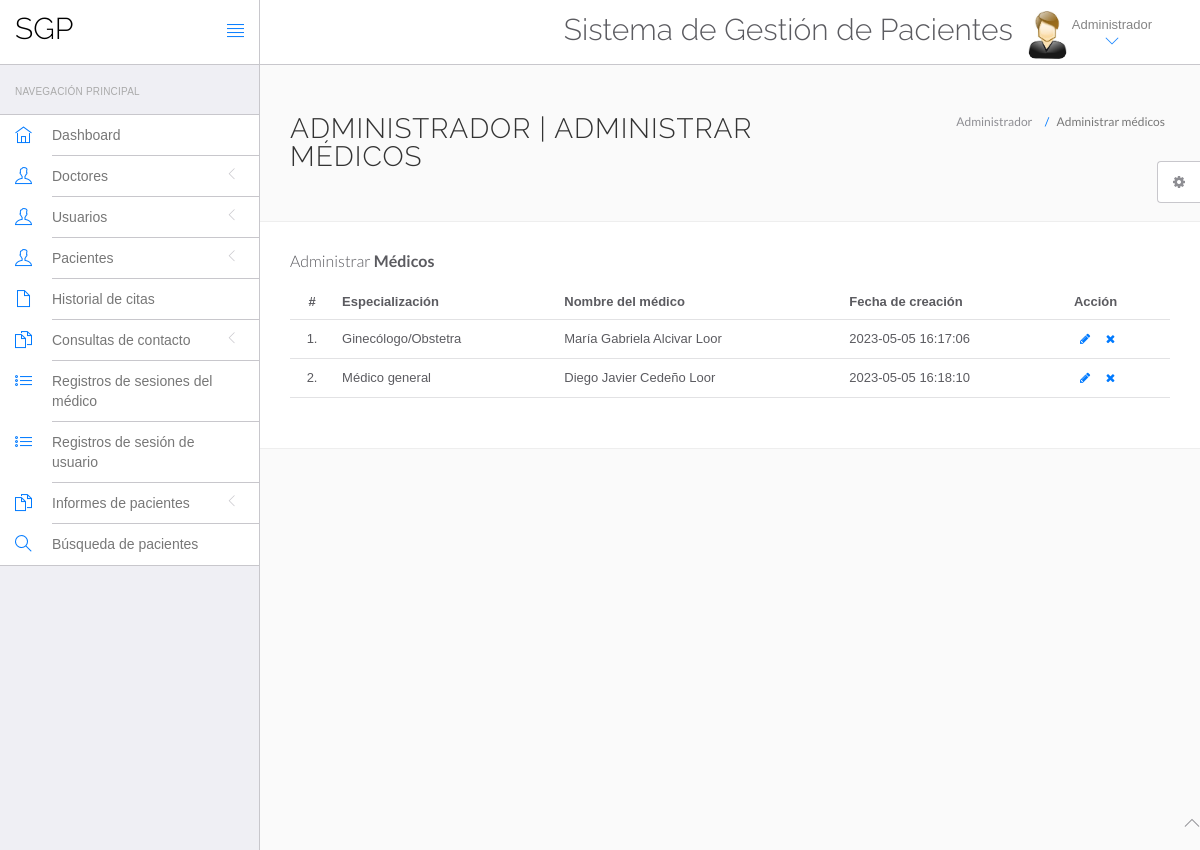
The page /hms/admin/manage-doctors.php (signed in) on the database its author committed.
### tables this page shows
CREATE TABLE `doctors` (
  `id` int(11) NOT NULL,
  `specilization` varchar(255) DEFAULT NULL,
  `doctorName` varchar(255) DEFAULT NULL,
  `address` longtext DEFAULT NULL,
  `docFees` varchar(255) DEFAULT NULL,
  `contactno` bigint(11) DEFAULT NULL,
  `docEmail` varchar(255) DEFAULT NULL,
  `password` varchar(255) DEFAULT NULL,
  `creationDate` timestamp NULL DEFAULT current_timestamp(),
  `updationDate` timestamp NULL DEFAULT NULL ON UPDATE current_timestamp()
);

### hms/admin/manage-doctors.php (the view, shortened to what this page needs)
<?php
include('include/config.php');
?>
<!DOCTYPE html>
<html lang="en">
<head>
    <link rel="stylesheet" href="vendor/bootstrap/css/bootstrap.min.css">
    <link rel="stylesheet" href="vendor/fontawesome/css/font-awesome.min.css">
    <link rel="stylesheet" href="vendor/themify-icons/themify-icons.min.css">
    <link href="vendor/animate.css/animate.min.css" rel="stylesheet" media="screen">
    <link href="vendor/perfect-scrollbar/perfect-scrollbar.min.css" rel="stylesheet" media="screen">
    <link href="vendor/switchery/switchery.min.css" rel="stylesheet" media="screen">
    <link href="vendor/bootstrap-touchspin/jquery.bootstrap-touchspin.min.css" rel="stylesheet" media="screen">
    <link href="vendor/select2/select2.min.css" rel="stylesheet" media="screen">
    <link href="vendor/bootstrap-datepicker/bootstrap-datepicker3.standalone.min.css" rel="stylesheet" media="screen">
    <link href="vendor/bootstrap-timepicker/bootstrap-timepicker.min.css" rel="stylesheet" media="screen">
    <link rel="stylesheet" href="assets/css/styles.css">
    <link rel="stylesheet" href="assets/css/plugins.css">
    <link rel="stylesheet" href="assets/css/themes/theme-1.css" id="skin_color" />
</head>
<body>
    <div id="app">
        <?php include('include/sidebar.php');?>
        <div class="app-content">
            <?php include('include/header.php');?>
            <div class="main-content">
                <div class="wrap-content container" id="container">
                    <section id="page-title">
                        <div class="row">
                            <div class="col-sm-8">
                                <h1 class="mainTitle">Administrador | Administrar médicos</h1>
                            </div>
                            <ol class="breadcrumb">
                                <li>
                                    <span>Administrador</span>
                                </li>
                                <li class="active">
                                    <span>Administrar médicos</span>
                                </li>
                            </ol>
                        </div>
                    </section>
                    <div class="container-fluid container-fullw bg-white">
                        <div class="row">
                            <div class="col-md-12">
                                <h5 class="over-title margin-bottom-15">Administrar <span
                                        class="text-bold">Médicos</span>
                                </h5>
                                <table class="table table-hover" id="sample-table-1">
                                    <thead>
                                        <tr>
                                            <th class="center">#</th>
                                            <th>Especialización</th>
                                            <th class="hidden-xs">Nombre del médico</th>
                                            <th>Fecha de creación </th>
                                            <th>Acción</th>
                                        </tr>
                                    </thead>
                                    <tbody>
                                        <?php
$sql=mysqli_query($con,"select * from doctors");
$cnt=1;
while($row=mysqli_fetch_array($sql))
{
?>
                                        <tr>
                                            <td class="center"><?php echo $cnt;?>.</td>
                                            <td class="hidden-xs"><?php echo $row['specilization'];?></td>
                                            <td><?php echo $row['doctorName'];?></td>
                                            <td><?php echo $row['creationDate'];?>
                                            </td>
                                            <td>
                                                <div class="visible-md visible-lg hidden-sm hidden-xs">
                                                    <a href="edit-doctor.php?id=<?php echo $row['id'];?>"
                                                        class="btn btn-transparent btn-xs" tooltip-placement="top"
                                                        tooltip="Edit"><i class="fa fa-pencil"></i></a>
                                                    <a href="manage-doctors.php?id=<?php echo $row['id']?>&del=delete"
                                                        onClick="return confirm('¿Estás seguro de que quieres eliminar?')"
                                                        class="btn btn-transparent btn-xs tooltips"
                                                        tooltip-placement="top" tooltip="Remove"><i
                                                            class="fa fa-times fa fa-white"></i></a>
                                                </div>
                                            </td>
                                        </tr>
                                        <?php
$cnt=$cnt+1;
											 }?>
                                    </tbody>
                                </table>
                            </div>
                        </div>
                    </div>
                </div>
            </div>
        </div>
    </div>
    <?php include('include/footer.php');?>
    <?php include('include/setting.php');?>
</body>
</html>

### hms/admin/assets/css/themes/theme-1.css (style rules this page uses)
body { background: #FAFAFA; }

### rows shown on the page
doctors: specilization "Ginecólogo/Obstetra", doctorName "María Gabriela Alcivar Loor", creationDate "2023-05-05 16:17:06"
doctors: specilization "Médico general", doctorName "Diego Javier Cedeño Loor", creationDate "2023-05-05 16:18:10"
